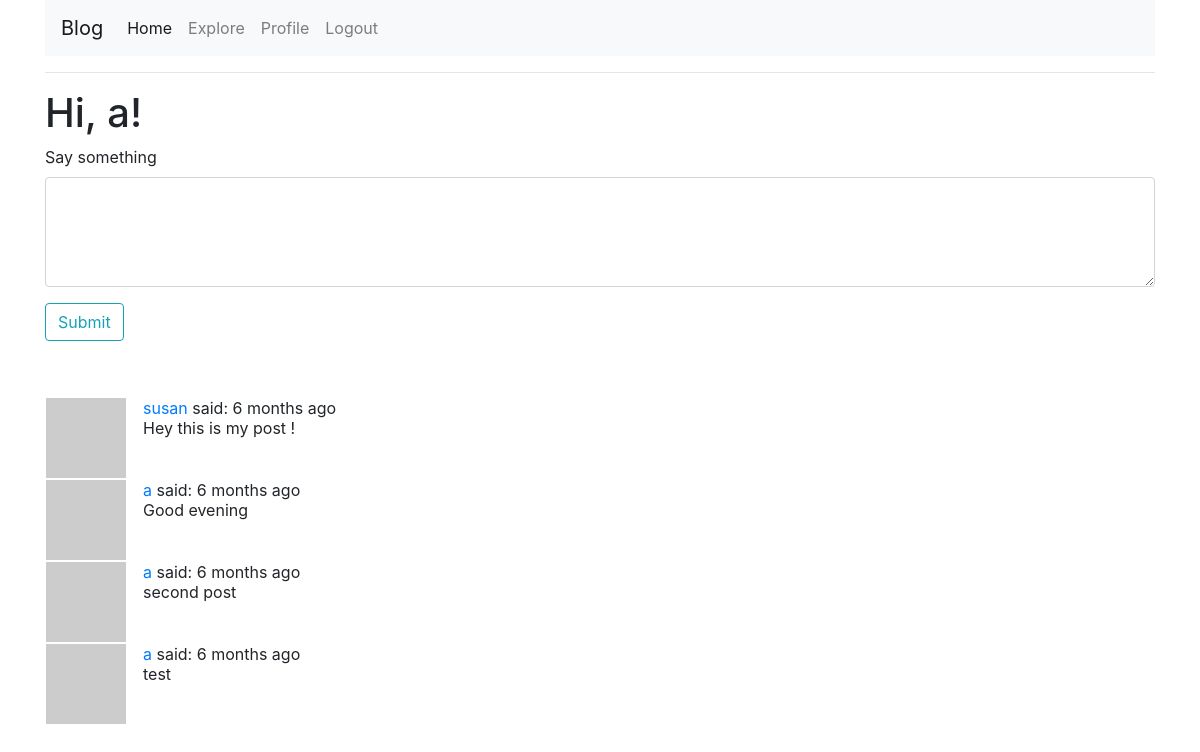
The page /index (signed in) on the database its author committed.
### app/models.py (models this page shows, shortened)
class User(UserMixin,db.Model):
    id =db.Column(db.Integer, primary_key=True)
    username = db.Column(db.String(64), index=True, unique=True)
    email = db.Column(db.String(120), index=True, unique=True)
    password_hash = db.Column(db.String(128))
    posts = db.relationship('Post', backref='author', lazy='dynamic')
    about_me = db.Column(db.String(140))
    last_seen = db.Column(db.DateTime, default=datetime.utcnow)
    followed = db.relationship(
        'User', secondary=followers,
        primaryjoin=(followers.c.follower_id == id),
        secondaryjoin=(followers.c.followed_id == id),
        backref=db.backref('followers', lazy='dynamic'), lazy='dynamic')
    def avatar(self, size):
        digest = md5(self.email.lower().encode('utf-8')).hexdigest()
        return 'https://www.gravatar.com/avatar/{}?d=identicon&s={}'.format(
            digest, size)
    def followed_posts(self):
        followed = Post.query.join(
            followers, (followers.c.followed_id == Post.user_id)).filter(
                followers.c.follower_id == self.id)
        own = Post.query.filter_by(user_id=self.id)
        return followed.union(own).order_by(Post.timestamp.desc())

class Post(db.Model):
    id = db.Column(db.Integer, primary_key=True)
    body = db.Column(db.String(140))
    timestamp = db.Column(db.DateTime, index=True, default=datetime.utcnow)
    user_id = db.Column(db.Integer, db.ForeignKey('user.id'))

### app/routes.py (the view)
@app.route('/', methods=['GET', 'POST'])
@app.route('/index', methods=['GET', 'POST'])
@login_required
def index():
    form = PostForm()
    if form.validate_on_submit():
        post = Post(body=form.post.data, author=current_user)
        db.session.add(post)
        db.session.commit()
        return redirect(url_for('index'))
    page = request.args.get('page', 1, type=int)
    posts = current_user.followed_posts().paginate(
        page, app.config['POSTS_PER_PAGE'], False )
    next_url = url_for('index', page=posts.next_num) \
        if posts.has_next else None
    prev_url = url_for('index', page=posts.prev_num) \
        if posts.has_prev else None
    return render_template('index.html', title='Home', form=form,
                           posts=posts.items, next_url=next_url,
                           prev_url=prev_url)

### app/forms.py
class PostForm(FlaskForm):
    post = TextAreaField('Say something', validators=[
        DataRequired(), Length(min=1, max=140)])
    submit = SubmitField('Submit')

### app/models.py (called while the page is built)
@login.user_loader
def load_user(id):
    return User.query.get(int(id))

### app/routes.py (called while the page is built)
@app.before_request
def before_request():
    if current_user.is_authenticated:
        current_user.last_seen = datetime.utcnow()
        db.session.commit()

### app/templates/index.html (shortened to what this page needs)
{% extends "base.html" %}
{% block content %}
    <h1>Hi, {{ current_user.username }}!</h1>
    {% if form %}
        <form action="" method="post" class="form-group">
            <p>
                {{ form.post.label }}<br>
                {{ form.post(cols=32, rows=4, class="form-control") }}
            </p>
            <p>{{ form.submit(class="btn btn-outline-info") }}</p><br>
        </form>
    {% endif %}
    {% for post in posts %}
    <div class="content">
        {% include '_post.html' %}
    </div>
    {% endfor %}
{% endblock %}

### app/templates/base.html (shortened to what this page needs)
<html>
    <head>
      <link rel="stylesheet" href="https://maxcdn.bootstrapcdn.com/bootstrap/4.0.0/css/bootstrap.min.css">
      <link rel="stylesheet" href= "{{ url_for('static', filename="main.css") }}" >
    </head>
    <body class="container">
        <nav class="navbar navbar-expand-lg navbar-light bg-light">
            <a class="navbar-brand" href="{{ url_for('index') }}"> Blog </a>
            <div class="collapse navbar-collapse" id="navbarNavAltMarkup">
                <div class="navbar-nav">
                <a class="nav-item nav-link active" href="{{ url_for('index') }}">Home <span class="sr-only">(current)</span></a>
                {% if current_user.is_anonymous %}
                <a class="nav-item nav-link" href="{{ url_for('login') }}">Login</a>
                {% else %}
                <a class="nav-item nav-link" href="{{ url_for('explore') }}">Explore</a>
                <a class="nav-item nav-link" href="{{ url_for('user', username=current_user.username) }}">Profile</a>
                <a class="nav-item nav-link" href="{{ url_for('logout') }}">Logout</a>
                {% endif %}
                </div>
            </div>
        </nav>
        <hr>
        {% block content %}{% endblock %}
    </body>
</html>

### app/templates/_post.html
<table>
        <tr valign="top">
            <td class="pr-3"><img src="{{ post.author.avatar(36) }}"></td>
            <td>
                <a href="{{ url_for('user', username=post.author.username) }}">
                    {{ post.author.username }}
                </a>
                said: {{ moment(post.timestamp).fromNow() }}
                <br>{{ post.body }}
            </td>
        </tr>
</table>

### rows shown on the page
User: username "a"
Post: author.username "susan", timestamp "6 months ago", body "Hey this is my post !"
Post: author.username "a", timestamp "6 months ago", body "Good evening"
Post: author.username "a", timestamp "6 months ago", body "second post"
Post: author.username "a", timestamp "6 months ago", body "test"
